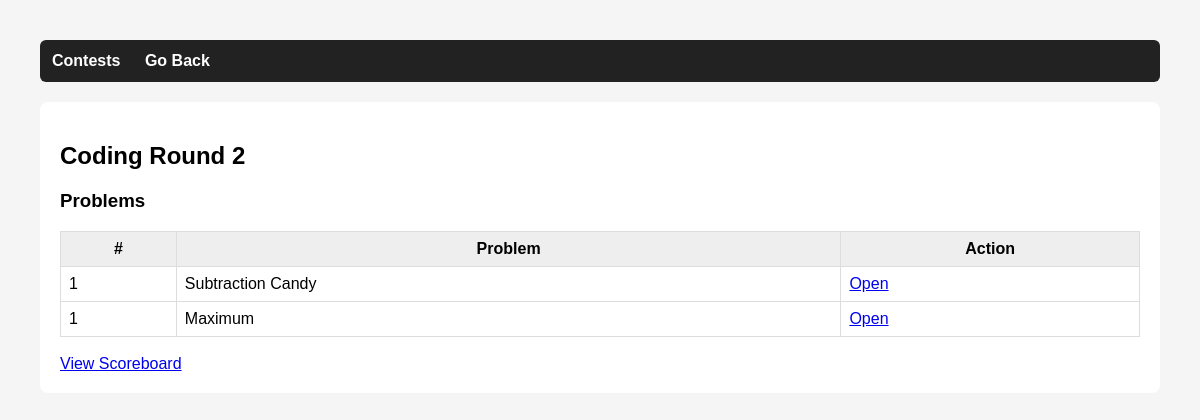
Screenshot of /contest/2/ with the database file from the repository.
### contests/models.py (models this page shows, shortened)
class Contest(models.Model):
    title = models.CharField(max_length=200)
    start_time = models.DateTimeField()
    end_time = models.DateTimeField()
    duration = models.IntegerField(help_text="minutes")
    description = models.TextField(blank=True)

### problems/models.py (models this page shows, shortened)
class Problem(models.Model):
    contest = models.ForeignKey(
        Contest,
        on_delete=models.CASCADE,
        related_name="problems"
    )
    title = models.CharField(max_length=200)
    statement = models.TextField()
    time_limit = models.IntegerField(default=1)
    memory_limit = models.IntegerField(default=256)
    order = models.IntegerField()

### contests/views.py (the view)
# urls.py: path('contest/<int:contest_id>/', views.contest_dashboard, name="contest_dashboard"),
def contest_dashboard(request, contest_id):
    contest = Contest.objects.get(id=contest_id)
    problems = contest.problems.all().order_by("order")
    return render(request, "contest/dashboard.html", {
        "contest": contest,
        "problems": problems
    })

### templates/contest/dashboard.html
{% extends "base.html" %}
{% block content %}
<h2>{{contest.title}}</h2>
<h3>Problems</h3>
<table>
<tr>
<th>#</th>
<th>Problem</th>
<th>Action</th>
</tr>
{% for problem in problems %}
<tr>
<td>{{problem.order}}</td>
<td>{{problem.title}}</td>
<td>
<a href="/problems/{{problem.id}}/">Open</a>
</td>
</tr>
{% endfor %}
</table>
<br>
<a href="/scoreboard/{{contest.id}}/">View Scoreboard</a>
{% endblock %}

### templates/base.html (style rules this page uses)
body { font-family: Arial; margin:40px; background:#f5f5f5; }
table { width:100%; border-collapse:collapse; }
th,td { border:1px solid #ddd; padding:8px; }
th { background:#eee; }

### rows the page displays
Contest: title "Coding Round 2"
Problem: order "1", title "Subtraction Candy"
Problem: order "1", title "Maximum"
